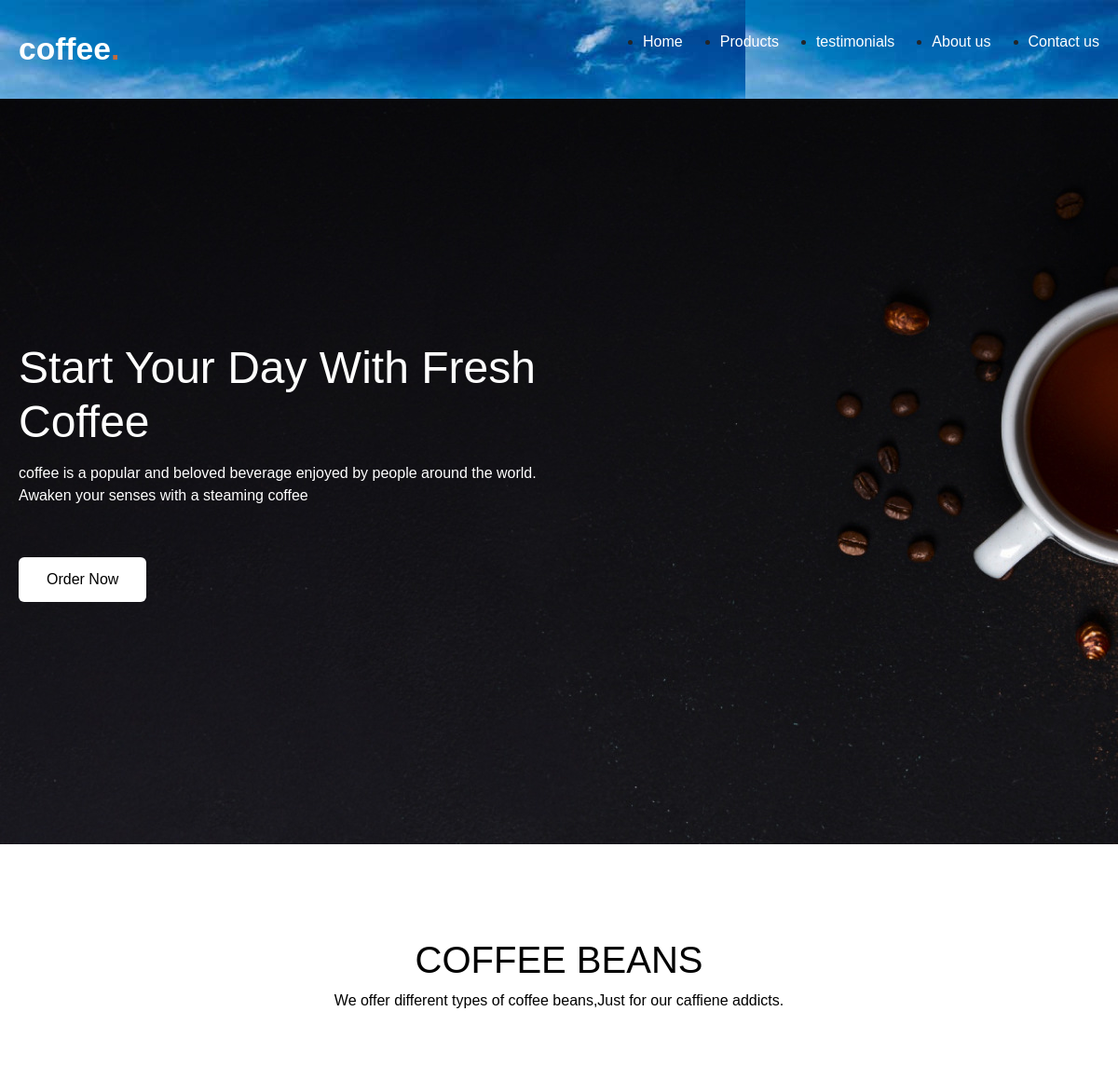
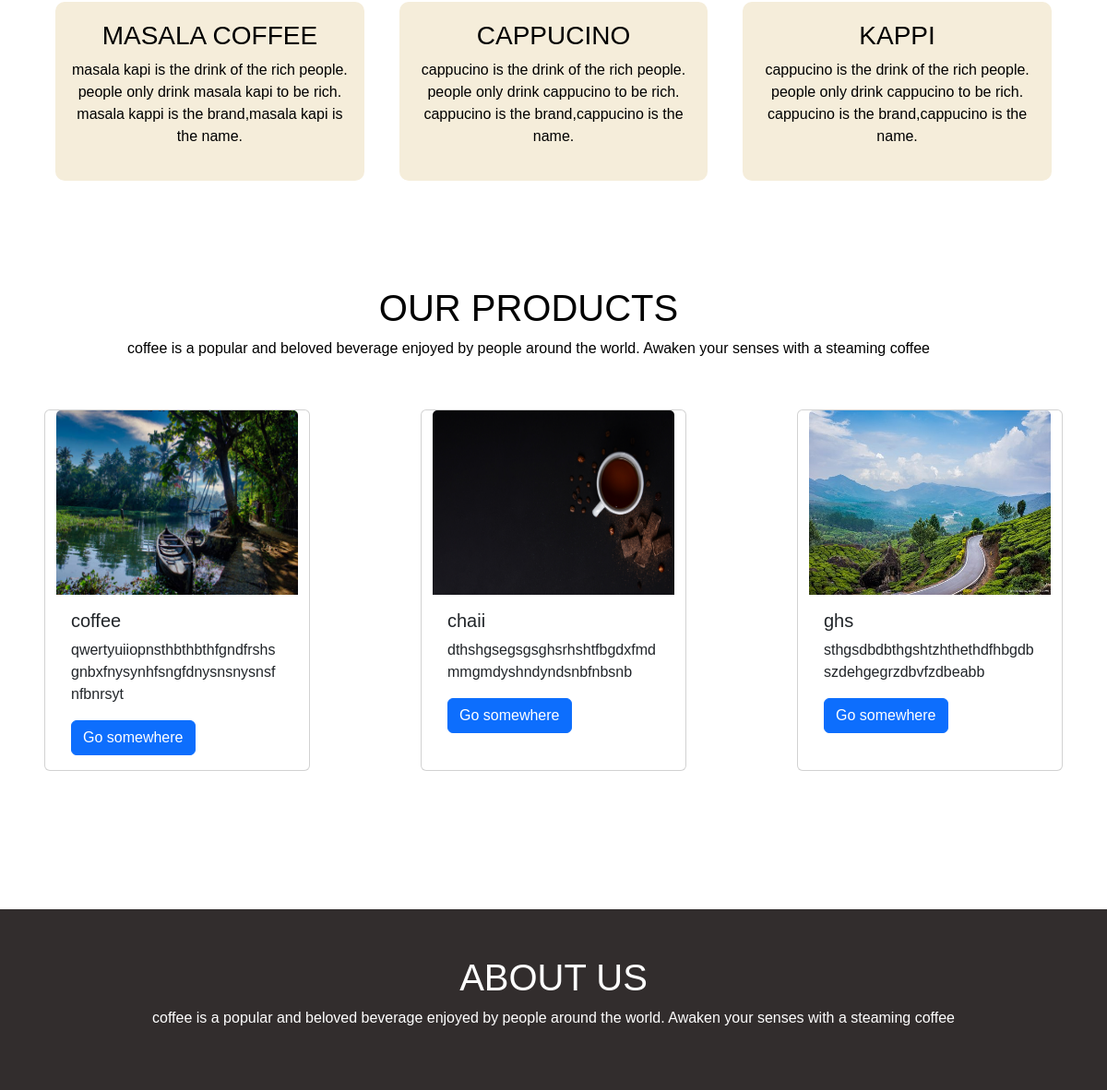
The page / on the database its author committed (2 pictures, top to bottom).
### kapp/models.py (models this page shows, shortened)
class chai (models.Model):
    name=models.CharField(max_length=50)
    description=models.CharField(max_length=150)
    image=models.ImageField(upload_to='photo')

### kapp/views.py (the view)
# urls.py: path("",views.mala,name="mala1"),
def mala (request):
    chaivala=chai.objects.all()
    return render(request,'tempcss.html',{'chaivala': chaivala})

### template/tempcss.html (shortened to what this page needs)
{% load static %}
<!DOCTYPE html>
<html lang="en">
<head>
    <link rel="stylesheet" href="{% static 'css/style.css' %}">
    <link rel="stylesheet" href="https://cdn.jsdelivr.net/npm/@fortawesome/fontawesome-free@6.4.2/css/fontawesome.min.css">
    <link href="https://cdn.jsdelivr.net/npm/bootstrap@5.3.3/dist/css/bootstrap.min.css" rel="stylesheet">
</head>
<body>
    <header>
        <nav class="navbar">
            <a href="#" class="logo">coffee<span>.</span></a>
            <ul class="menu-links">
                <li><a href="#">Home</a></li>
                <li><a href="#">Products</a></li>
                <li><a href="#">testimonials</a></li>
                <li><a href="#">About us</a></li>
                <li><a href="#">Contact us</a></li>
            </ul>
        </nav>
    </header>
    <section class="hero-section">
        <div class="content">
            <h1>Start Your Day With Fresh Coffee</h1>
            <p>
                coffee is a popular and beloved beverage enjoyed by
                people around the world. Awaken your senses with a steaming coffee
            </p>
            <button>Order Now</button>
        </div>
    </section>
    <section class="Beans">
        <h1>COFFEE BEANS</h1>
        <p>We offer different types of coffee beans,Just for our caffiene addicts.</p>
        <div class="kaappi">
            <div class="kapi">
                <h3>MASALA COFFEE</h3>
                <p>masala kapi is the drink of the rich people.
                people only drink masala kapi to be rich.
                masala kappi is the brand,masala kapi is the name.</p>
            </div>
            <div class="kapi">
                <h3>CAPPUCINO</h3>
                <p>cappucino is the drink of the rich people.
                    people only drink cappucino to be rich.
                    cappucino is the brand,cappucino is the name.</p>
            </div>
            <div class="kapi">
                <h3>KAPPI</h3>
                <p>cappucino is the drink of the rich people.
                    people only drink cappucino to be rich.
                    cappucino is the brand,cappucino is the name.</p>
            </div>
        </div>
    </section>
    <section class="pic">
        <div class="cofhead">
            <h1>OUR PRODUCTS</h1>
            <p>coffee is a popular and beloved beverage enjoyed by
                people around the world. Awaken your senses with a steaming coffee</p>
        </div>
        <div class="row">
            {% for i in chaivala %}
            <div class="card" style="width: 18rem;">
                <img src="{{ i.image.url }}" class="card-img-top" height="200px" width="100%">
                <div class="card-body">
                  <h5 class="card-title">{{ i.name }}</h5>
                  <p class="card-text">{{ i.description }}</p>
                  <a href="#" class="btn btn-primary">Go somewhere</a>
                </div>
              </div>
            {% endfor %}
        </div>
    </section>
    <section class="about">
        <h1>ABOUT US</h1>
            <p>
                coffee is a popular and beloved beverage enjoyed by
                people around the world. Awaken your senses with a steaming coffee
            </p>
    </section>
</body>
</html>

### static/css/style.css (style rules this page uses)
* { margin: 0; padding: 0; box-sizing: border-box; font-family: 'Poppin', sans-serif; }
body { height: 100vh; background-position: center; background-size: cover; position: relative; background-repeat: repeat; }
header { background: url('kproj/static/images/pic1.jpg'); top: 0; left: 0; width: 100%; padding: 20px; position: relative; }
header .navbar { display: flex; align-items: center; max-width: 1200px; margin: 0 auto; justify-content: space-between; }
.navbar .logo { color: #fff; font-size: 2.1rem; font-weight: 600; }
.navbar .logo span { color: #c06b3e; }
.navbar .menu-links { display: flex; gap: 40px; }
.navbar a { color: #fff; text-decoration: none; transition: 0.2s ease; }
.hero-section { background: url("static/images/hero-bg.jpg"); background-repeat: no-repeat; height: 100vh; display: flex; align-items: center; padding: 0 20px; }
.hero-section .content { color: #fff; max-width: 1200px; width: 100%; margin: 0 auto; }
.hero-section .content h1 { font-size: 3rem; max-width: 600px; }
.hero-section .content p { font-weight: 300; margin-top: 15px; max-width: 600px; }
.hero-section .content button { background: #fff; outline: none; border: none; font-size: 1rem; font-weight: 500; margin-top: 38px; padding: 12px 30px; border-radius: 6px; cursor: pointer; transition: 0.2s ease; }
.Beans { width: 100%; margin: auto; text-align: center; padding-top: 100px; color: #000; }
.kaappi { margin-top: 5%; margin: 5%; display: flex; justify-content: space-between; }
.kapi { flex-basis: 31%; border-radius: 10px; margin-bottom: 5%; padding: 20px 12px; box-sizing: border-box; color: #000; transition: 0.5s; background-color: #f5edda; }
.cofhead { width: 100%; margin: 5%; text-align: center; padding-top: 0px; padding-right: 15%; color: #000; }
.pic { margin-top: 100px; margin: auto; margin-bottom: 150px; width: 90%; }
.row { margin-top: 5%; margin: 5%; display: flex; justify-content: space-between; }
.card { background: #f5edda; border-radius: 10px; transition: 0.5s; }
.about { width: 100%; margin: auto; text-align: center; margin-top: 0%; padding-top: 50px; padding-bottom: 50px; color: #fff; background: #322d2d; }

### rows shown on the page
chai: image (picture), name "coffee", description "qwertyuiiopnsthbthbthfgndfrshsgnbxfnysynhfsngfdnysnsnysnsfnfbnrsyt"
chai: image (picture), name "chaii", description "dthshgsegsgsghsrhshtfbgdxfmdmmgmdyshndyndsnbfnbsnb"
chai: image (picture), name "ghs", description "sthgsdbdbthgshtzhthethdfhbgdbszdehgegrzdbvfzdbeabb"
